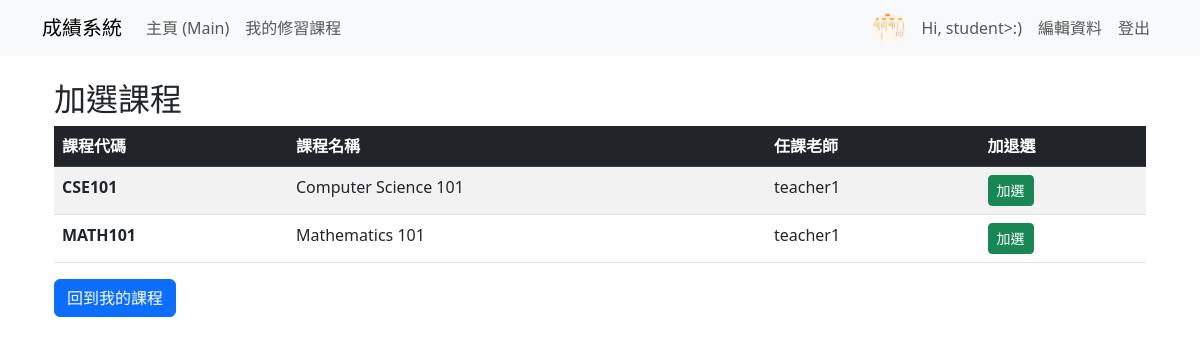
Screenshot of /accounts/courses/available/ (signed in) with the database file from the repository.
### grades/models.py (models this page shows, shortened)
class Profile(models.Model):
    user = models.OneToOneField(User, on_delete=models.CASCADE, related_name='profile')
    full_name = models.CharField(max_length=150, blank=True, verbose_name="姓名")
    avatar = models.ImageField(upload_to='avatars/', null=True, blank=True, verbose_name="個人頭像")
    is_teacher = models.BooleanField(default=False, verbose_name="是否為教師")

class Course(models.Model):
    name = models.CharField(max_length=100, verbose_name="課程名稱")
    code = models.CharField(max_length=10, unique=True, verbose_name="課程號碼")
    teacher = models.ForeignKey(
        Teacher,
        null=True,
        blank=True,
        on_delete=models.SET_NULL,
        related_name='teaching_courses',
        verbose_name="任課教師",
    )

class Teacher(models.Model):
    user = models.OneToOneField(User, on_delete=models.CASCADE, related_name='teacher_profile')
    department = models.CharField(max_length=100, blank=True)

### grades/views.py (the view)
# urls.py: path('courses/available/', views.available_courses, name='available_courses'),
@login_required
def available_courses(request):
    enrolled_course_ids = Enrollment.objects.filter(student=request.user).values_list('course_id', flat=True)
    available = Course.objects.exclude(id__in=enrolled_course_ids).order_by('code')
    return render(request, 'available_courses.html', {'courses': available})

### templates/available_courses.html (shortened to what this page needs)
{% extends 'base.html' %}
{% block content %}
<div class="container mt-4">
  <h2>加選課程</h2>
  {% if courses %}
  <table class="table table-striped table-hover">
    <thead class="table-dark">
      <tr>
        <th>課程代碼</th>
        <th>課程名稱</th>
        <th>任課老師</th>
        <th>加退選</th>
      </tr>
    </thead>
    <tbody>
      {% for course in courses %}
      <tr>
        <td><strong>{{ course.code }}</strong></td>
        <td>{{ course.name }}</td>
        <td>
          {% if course.teacher and course.teacher.user and course.teacher.user.profile and course.teacher.user.profile.is_teacher %}
            {{ course.teacher.user.username }}
          {% else %}
            <span class="text-muted">未分配</span>
          {% endif %}
        </td>
        <td>
          {% if user.is_authenticated %}
            <a href="{% url 'enroll_student_course' course.id %}" class="btn btn-sm btn-success">加選</a>
          {% else %}
            <a href="{% url 'login' %}?next={% url 'available_courses' %}" class="btn btn-sm btn-outline-primary">請先登入</a>
          {% endif %}
        </td>
      </tr>
      {% endfor %}
    </tbody>
  </table>
  {% else %}
  <div class="alert alert-info">沒有可加選的課程。</div>
  {% endif %}
  <div class="mt-3">
    <a href="{% url 'student_courses' %}" class="btn btn-primary">回到我的課程</a>
  </div>
</div>
{% endblock %}

### templates/base.html (shortened to what this page needs)
<!doctype html>
<html lang="zh-Hant">
  <head>
    <link href="https://cdn.jsdelivr.net/npm/bootstrap@5.3.0/dist/css/bootstrap.min.css" rel="stylesheet">
  </head>
  <body>
    <nav class="navbar navbar-expand-lg navbar-light bg-light mb-3">
      <div class="container">
        <a class="navbar-brand" href="{% url 'index' %}">成績系統</a>
        <div class="collapse navbar-collapse">
          <ul class="navbar-nav me-auto">
            <li class="nav-item"><a class="nav-link" href="{% url 'main' %}">主頁 (Main)</a></li>
            {% if user.is_authenticated and not user.is_staff and user.profile and not user.profile.is_teacher %}
              <li class="nav-item"><a class="nav-link" href="{% url 'student_courses' %}">我的修習課程</a></li>
            {% endif %}
          </ul>
          <ul class="navbar-nav">
            {% if user.is_authenticated %}
              <li class="nav-item d-flex align-items-center">
                {% if user.profile.avatar %}
                  <img src="{{ user.profile.avatar.url }}" alt="avatar" style="height:32px;width:32px;border-radius:50%;object-fit:cover;margin-right:8px;">
                {% endif %}
                <span class="nav-link">Hi, {% if user.profile and user.profile.full_name %}{{ user.profile.full_name }}{% else %}{{ user.username }}{% endif %}</span>
              </li>
              <li class="nav-item"><a class="nav-link" href="{% url 'edit_profile' %}">編輯資料</a></li>
              <li class="nav-item">
                <form method="post" action="{% url 'logout' %}" style="display:inline;">
                  <button type="submit" class="nav-link btn btn-link" style="border:none;background:none;cursor:pointer;">登出</button>
                </form>
              </li>
            {% else %}
              <li class="nav-item"><a class="nav-link" href="{% url 'login' %}">登入</a></li>
              <li class="nav-item"><a class="nav-link" href="{% url 'register' %}">學生註冊</a></li>
              <li class="nav-item"><a class="nav-link" href="/admin/login/?next=/admin/">管理員登入</a></li>
            {% endif %}
          </ul>
        </div>
      </div>
    </nav>
    <div class="container">
      {% block content %}{% endblock %}
    </div>
  </body>
</html>

### rows the page displays
Course: code "CSE101", name "Computer Science 101", teacher.user.username "teacher1"
Course: code "MATH101", name "Mathematics 101", teacher.user.username "teacher1"

### other values shown
{{ user.profile.full_name }} "student>:)"
